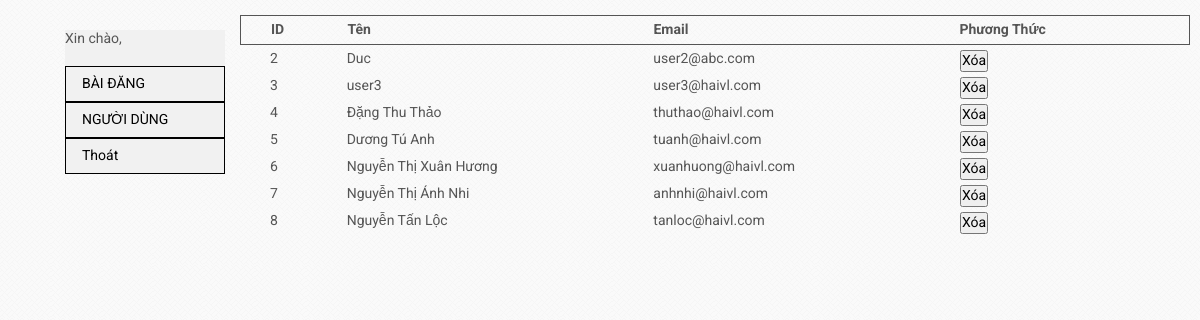
/admin/page/user.php, run on the app's committed database.
### tables this page shows
CREATE TABLE `user` (
  `id_user` int(255) NOT NULL,
  `name` varchar(255) NOT NULL,
  `email` varchar(255) NOT NULL,
  `password` varchar(255) NOT NULL
);

### admin/content/user.php (the view, shortened to what this page needs)
  <div class="col-md-10">
  <div class="row">
    <div class="col-md-12 line" style="margin-top: 5px; height: 30px; border: 1px solid">
      <div class="col-md-1 line1" style="float: left;margin-top: 5px;"><b>ID</b></div>
      <div class="col-md-4 line1" style="float: left;margin-top: 5px;"><b>Tên</b></div>
      <div class="col-md-4 line1" style="float: left;margin-top: 5px;"><b>Email</b></div>
      <div class="col-md-3 line1" style="float: left;margin-top: 5px;"><b>Phương Thức</b></div>
    </div>
    <?php
    include("../backend/connectDB.php");
    $query = mysqli_query($connect, "SELECT * FROM user");
    while ($row = $query->fetch_assoc()) {
      ?>
      <div class="col-md-12 line2">
        <div class="col-md-1 line1" style="float: left;margin-top: 5px;"><?php echo $row['id_user']; ?></div>
        <div class="col-md-4 line1" style="float: left;margin-top: 5px;"><?php echo $row['name']; ?></div>
        <div class="col-md-4 line1" style="float: left;margin-top: 5px;"><?php echo $row['email']; ?></div>
        <div class="col-md-3 line1" style="float: left;margin-top: 5px;">
          <form action="../backend/deleteUser.php" method="POST">
            <input class="button" type="submit" value="Xóa">
          </form>
        </div>
      </div>
    <?php
    }
      ?>
  </div>
  </div>
</div>

### admin/css/styles.css (style rules this page uses)
* { margin: 0; padding: 0; box-sizing: border-box; }
body { font-family: 'Roboto', sans-serif; font-size: 14px; color: #555; line-height: 1.285; background-image: url("../images/bg.png"); }

### data on the page
user: id_user "2", name "Duc", email "user2@abc.com"
user: id_user "3", name "user3", email "user3@haivl.com"
user: id_user "4", name "Đặng Thu Thảo", email "thuthao@haivl.com"
user: id_user "5", name "Dương Tú Anh", email "tuanh@haivl.com"
user: id_user "6", name "Nguyễn Thị Xuân Hương", email "xuanhuong@haivl.com"
user: id_user "7", name "Nguyễn Thị Ánh Nhi", email "anhnhi@haivl.com"
user: id_user "8", name "Nguyễn Tấn Lộc", email "tanloc@haivl.com"
